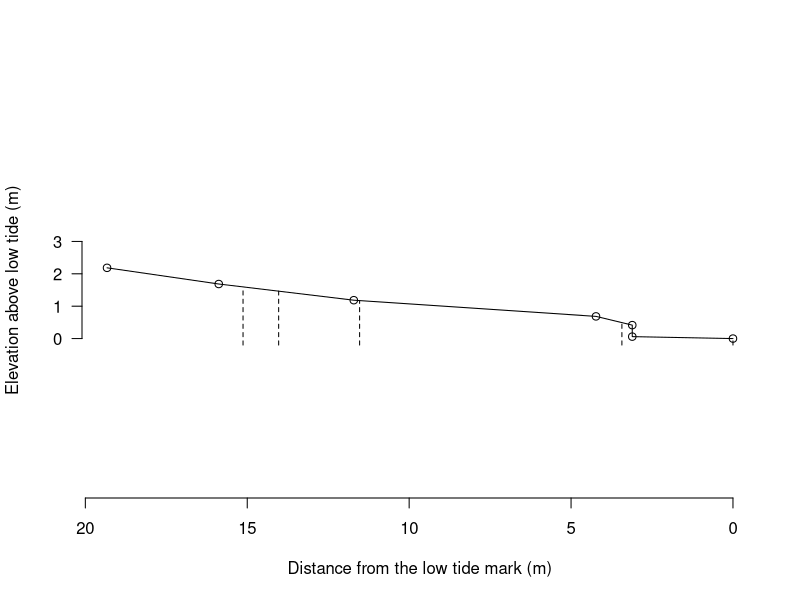

Here is the R script that generated this plot:
#!/usr/bin/env Rscript

df <- read.csv("elevation.csv")
distance <- tail(df$horizontal, n = 1) - df$horizontal
elevation <- tail(df$vertical, n = 1) - df$vertical

pdf(file = "elevation.pdf", 7, 2.8)

plot(distance, elevation, type = "o", asp = 1, las = 1, bty = "n",
     xlim = rev(range(distance)),
     ylim = c(0,3),
     yaxp = c(0,3,3),
     xlab = "Distance from the low tide mark (m)",
     ylab = "Elevation above low tide (m)")

f <- function(x) {
    x.max <- tail(distance[x < distance], n = 1)
    x.min <- distance[x >= distance][1]
    y.max <- tail(elevation[x < distance], n = 1)
    y.min <- elevation[x >= distance][1]
    if (is.na(x.min)) x.min <- 0
    if (is.na(y.min)) y.min <- 0
    print(c(x.max, x.min, y.max, y.min))
    return((y.max - y.min) / (x.max - x.min) * (x - x.min) + y.min)
}

zones <- read.csv("zones.csv")
par(xpd = NA)
for (i in 1:nrow(zones)) {
    name <- levels(zones$name)[zones$name[i]]
    max <- tail(df$horizontal, n = 1) 
    coord <- max - zones$coordinate[i] 
    segments(coord, -0.2, y1 = f(coord), lty = 44)
    x <- max - (zones$coordinate[i] + c(0, zones$coordinate)[i]) / 2
    y <- f(coord) + 0.6 
    text(x, y, labels = name, srt = 45, pos = 4, offset = -0.5)
} 
